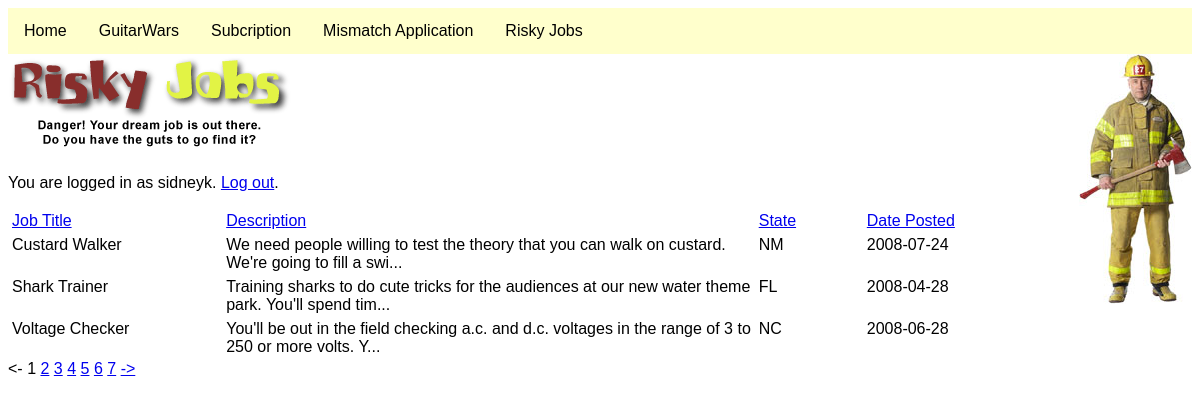
/riskyJobs/search.php (signed in), run on the app's committed database.
### tables this page shows
CREATE TABLE `riskyjobs` (
  `job_id` int(11) NOT NULL,
  `title` varchar(200) DEFAULT NULL,
  `description` mediumtext,
  `city` varchar(100) DEFAULT NULL,
  `state` varchar(100) DEFAULT NULL,
  `zip` varchar(5) DEFAULT NULL,
  `company` varchar(30) DEFAULT NULL,
  `date_posted` timestamp NOT NULL DEFAULT CURRENT_TIMESTAMP ON UPDATE CURRENT_TIMESTAMP
);

### riskyJobs/search.php (the view, shortened to what this page needs)
<?php
            require_once $_SERVER['DOCUMENT_ROOT'].'/Header.php';
            echo '<img src="riskyjobs_title.gif" alt="Risky Jobs" />';
            echo '<img src="riskyjobs_fireman.jpg" alt="Risky Jobs" style="float:right" />';
             if (!isset($_SESSION['user_id'])) {
                    echo '<p>Please <a href="../userlogin.php">log in</a> to access this page.</p>';
                    exit();
                }
                else {
                    echo('<p>You are logged in as ' . $_SESSION['user'] . '. <a href="../logout.php">Log out</a>.</p>');
                }
                    function build_query($user_search, $sort) {
                      $search_query = "SELECT * FROM riskyjobs";
                      $clean_search = str_replace(',', ' ', $user_search);
                      $search_words = explode(' ', $clean_search);
                      $final_search_words = array();
                      $where_list = array();
                      return $search_query;
                    }
                    function generate_sort_links($user_search, $sort) {
                      $sort_links = '';
                      switch ($sort) {
                      default:
                        $sort_links .= '<td><a href = "' . $_SERVER['PHP_SELF'] . '?usersearch=' . $user_search . '&sort=1">Job Title</a></td>';
                        $sort_links .= '<td><a href = "' . $_SERVER['PHP_SELF'] . '?usersearch=' . $user_search . '&sort=7">Description</a></td>';
                        $sort_links .= '<td><a href = "' . $_SERVER['PHP_SELF'] . '?usersearch=' . $user_search . '&sort=3">State</a></td>';
                        $sort_links .= '<td><a href = "' . $_SERVER['PHP_SELF'] . '?usersearch=' . $user_search . '&sort=5">Date Posted</a></td>';
                      }
                      return $sort_links;
                    }
                    function generate_page_links($user_search, $sort, $cur_page, $num_pages) {
                      $page_links = '';
                      if ($cur_page > 1) {
                        $page_links .= '<a href="' . $_SERVER['PHP_SELF'] . '?usersearch=' . $user_search . '&sort=' . $sort . '&page=' . ($cur_page - 1) . '"><-</a> ';
                      }
                      else {
                        $page_links .= '<- ';
                      }
                      for ($i = 1; $i <= $num_pages; $i++) {
                        if ($cur_page == $i) {
                          $page_links .= ' ' . $i;
                        }
                        else {
                          $page_links .= ' <a href="' . $_SERVER['PHP_SELF'] . '?usersearch=' . $user_search . '&sort=' . $sort . '&page=' . $i . '"> ' . $i . '</a>';
                        }
                      }
                      if ($cur_page < $num_pages) {
                        $page_links .= ' <a href="' . $_SERVER['PHP_SELF'] . '?usersearch=' . $user_search . '&sort=' . $sort . '&page=' . ($cur_page + 1) . '">-></a>';
                      }
                      else {
                        $page_links .= ' ->';
                      }
                      return $page_links;
                    }
                    $sort = $_GET['sort'];
                    $user_search = $_GET['usersearch'];
                    $cur_page = isset($_GET['page']) ? $_GET['page'] : 1;
                    $results_per_page = 3;
                    $skip = (($cur_page - 1) * $results_per_page);
                    echo '<table border="0" cellpadding="2">';
                    echo '<tr class="heading">';
                    echo generate_sort_links($user_search, $sort);
                    echo '</tr>';
                    $dbc = mysqli_connect(DB_HOST, DB_USER,DB_USER_PASSWORD, DB_HOST_DATA);
                    $query = build_query($user_search, $sort);
                    $result = mysqli_query($dbc, $query);
                    $total = mysqli_num_rows($result);
                    $num_pages = ceil($total / $results_per_page);
                    $query =  $query . " LIMIT $skip, $results_per_page";
                    $result = mysqli_query($dbc, $query);
                    while ($row = mysqli_fetch_array($result)) {
                      echo '<tr class="results">';
                      echo '<td valign="top" width="20%">' . $row['title'] . '</td>';
                      echo '<td valign="top" width="50%">' . substr($row['description'], 0, 100) . '...</td>';
                      echo '<td valign="top" width="10%">' . $row['state'] . '</td>';
                      echo '<td valign="top" width="20%">' . substr($row['date_posted'], 0, 10) . '</td>';
                      echo '</tr>';
                    }
                    echo '</table>';
                    if ($num_pages > 1) {
                      echo generate_page_links($user_search, $sort, $cur_page, $num_pages);
                    }
?>

### css/main.css (style rules this page uses)
* { font-family: arial; }

### data on the page
riskyjobs: title "Custard Walker", description "We need people willing to test the theory that you can walk on custard. We're going to fill a swi", state "NM", date_posted "2008-07-24"
riskyjobs: title "Shark Trainer", description "Training sharks to do cute tricks for the audiences at our new water theme park. You'll spend tim", state "FL", date_posted "2008-04-28"
riskyjobs: title "Voltage Checker", description "You'll be out in the field checking a.c. and d.c. voltages in the range of 3 to 250 or more volts. Y", state "NC", date_posted "2008-06-28"

### other printed values
$_SESSION['user'] "sidneyk"
